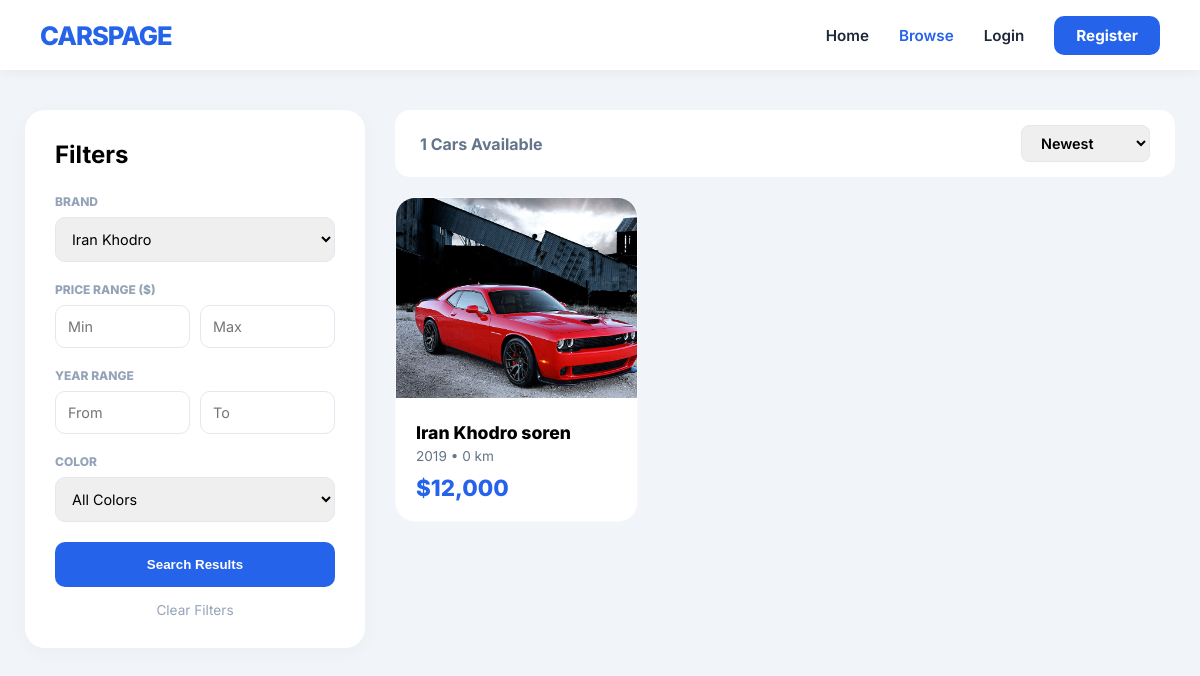
Screenshot of /search.php?brand=6 with the database file from the repository.
### tables this page shows
CREATE TABLE `cars` (
  `id` int(11) NOT NULL,
  `user_id` int(11) NOT NULL,
  `brand_id` int(11) NOT NULL,
  `model` varchar(50) NOT NULL,
  `year_produced` int(11) NOT NULL,
  `mileage` int(11) DEFAULT 0,
  `price` bigint(20) NOT NULL,
  `color` varchar(30) DEFAULT NULL,
  `description` text DEFAULT NULL,
  `city` varchar(50) DEFAULT NULL,
  `status` enum('available','sold','pending') DEFAULT 'available',
  `created_at` timestamp NOT NULL DEFAULT current_timestamp()
);

CREATE TABLE `brands` (
  `id` int(11) NOT NULL,
  `brand_name` varchar(50) NOT NULL
);

### search.php (the view, shortened to what this page needs)
<?php
include 'db.php';
$brand_id = $_GET['brand'] ?? '';
$min_price = $_GET['min_price'] ?? '';
$max_price = $_GET['max_price'] ?? '';
$min_year = $_GET['min_year'] ?? '';
$max_year = $_GET['max_year'] ?? '';
$sort = $_GET['sort'] ?? 'newest';
$query = "SELECT cars.*, brands.brand_name,
          (SELECT image_url FROM car_images WHERE car_id = cars.id LIMIT 1) as main_image
          FROM cars
          JOIN brands ON cars.brand_id = brands.id
          WHERE status = 'available'";
$params = [];
if ($brand_id != '') { $query .= " AND brand_id = ?"; $params[] = $brand_id; }
switch ($sort) {
    default: $query .= " ORDER BY created_at DESC"; break;
}
$stmt = $pdo->prepare($query);
$stmt->execute($params);
$results = $stmt->fetchAll();
$brands = $pdo->query("SELECT * FROM brands ORDER BY brand_name ASC")->fetchAll();
?>
<!DOCTYPE html>
<html lang="en">
<head>
</head>
<body>
<header>
    <a href="index.php" class="logo">CARSPAGE</a>
    <nav>
        <a href="index.php">Home</a>
        <a href="search.php" style="color:var(--primary)">Browse</a>
        <?php if(isset($_SESSION['user_id'])): ?>
            <a href="dashboard.php">Dashboard</a>
            <a href="post-ad.php" class="btn-post">+ Post Ad</a>
        <?php else: ?>
            <a href="login.php">Login</a>
            <a href="register.php" class="btn-post">Register</a>
        <?php endif; ?>
    </nav>
</header>
<div class="main-wrapper">
    <aside class="filter-sidebar">
        <h2 style="margin:0 0 25px 0;">Filters</h2>
        <form action="search.php" method="GET">
            <div class="filter-group">
                <label>Brand</label>
                <select name="brand">
                    <?php foreach($brands as $b): ?>
                        <option value="<?= $b['id'] ?>" <?= $brand_id == $b['id'] ? 'selected' : '' ?>><?= htmlspecialchars($b['brand_name']) ?></option>
                    <?php endforeach; ?>
                </select>
            </div>
            <div class="filter-group">
                <label>Price Range ($)</label>
                <div style="display:grid; grid-template-columns:1fr 1fr; gap:10px;">
                    <input type="number" name="min_price" placeholder="Min" value="<?= htmlspecialchars($min_price) ?>">
                    <input type="number" name="max_price" placeholder="Max" value="<?= htmlspecialchars($max_price) ?>">
                </div>
            </div>
            <div class="filter-group">
                <label>Year Range</label>
                <div style="display:grid; grid-template-columns:1fr 1fr; gap:10px;">
                    <input type="number" name="min_year" placeholder="From" value="<?= htmlspecialchars($min_year) ?>">
                    <input type="number" name="max_year" placeholder="To" value="<?= htmlspecialchars($max_year) ?>">
                </div>
            </div>
            <div class="filter-group">
                <label>Color</label>
                <select name="color">
                    <option value="">All Colors</option>
                </select>
            </div>
            <button type="submit" style="width:100%; padding:15px; background:var(--primary); color:white; border:none; border-radius:10px; font-weight:700; cursor:pointer;">Search Results</button>
            <a href="search.php" style="display:block; text-align:center; margin-top:15px; color:#94a3b8; text-decoration:none; font-size:0.85rem;">Clear Filters</a>
        </form>
    </aside>
    <main style="flex-grow:1;">
        <div class="results-header">
            <div style="font-weight:700; color:#64748b;"><?= count($results) ?> Cars Available</div>
            <form action="search.php" method="GET" onchange="this.submit()">
                <select name="sort" style="width:auto; padding:8px 15px; font-weight:600; border-radius:8px;">
                    <option value="newest" <?= $sort == 'newest' ? 'selected' : '' ?>>Newest</option>
                </select>
            </form>
        </div>
        <div class="results-grid">
            <?php foreach($results as $car): ?>
            <a href="car-details.php?id=<?= $car['id'] ?>" class="car-card">
                <img src="<?= $car['main_image'] ?? 'placeholder.jpg' ?>">
                <div class="car-body">
                    <div style="font-weight:800; font-size:1.1rem;"><?= htmlspecialchars($car['brand_name'] . ' ' . $car['model']) ?></div>
                    <div style="font-size:0.85rem; color:#64748b; margin-top:5px;"><?= $car['year_produced'] ?> • <?= number_format($car['mileage']) ?> km</div>
                    <div class="car-price">$<?= number_format($car['price']) ?></div>
                </div>
            </a>
            <?php endforeach; ?>
        </div>
    </main>
</div>
</body>
</html>

### search.php (style rules this page uses)
:root { --primary: #2563eb; --dark: #1e293b; --light: #f1f5f9; --border: #e2e8f0; }
body { font-family: 'Inter', sans-serif; background: var(--light); margin: 0; padding: 0; }
header { background: white; height: 70px; padding: 0 40px; display: flex; justify-content: space-between; align-items: center; box-shadow: 0 2px 10px rgba(0,0,0,0.05); position: sticky; top: 0; z-index: 1000; }
.logo { font-size: 1.6rem; font-weight: 800; color: var(--primary); text-decoration: none; letter-spacing: -1px; }
nav { display: flex; align-items: center; gap: 30px; }
nav a { text-decoration: none; color: var(--dark); font-weight: 600; font-size: 0.95rem; transition: color 0.2s; }
.btn-post { background: var(--primary); color: white !important; padding: 10px 22px; border-radius: 10px; font-weight: 700; transition: transform 0.2s, background 0.2s; }
.main-wrapper { max-width: 1350px; margin: 40px auto; padding: 0 25px; display: flex; gap: 30px; }
.filter-sidebar { width: 280px; flex-shrink: 0; background: white; padding: 30px; border-radius: 20px; box-shadow: 0 4px 20px rgba(0,0,0,0.03); }
.filter-group { margin-bottom: 20px; }
label { display: block; font-size: 0.75rem; font-weight: 800; color: #94a3b8; text-transform: uppercase; margin-bottom: 8px; }
input, select { width: 100%; padding: 12px; border: 1.5px solid var(--border); border-radius: 10px; font-family: inherit; font-size: 0.9rem; box-sizing: border-box; }
.results-header { display: flex; justify-content: space-between; align-items: center; margin-bottom: 20px; background: white; padding: 15px 25px; border-radius: 15px; }
.results-grid { display: grid; grid-template-columns: repeat(3, 1fr); gap: 25px; }
.car-card { background: white; border-radius: 20px; overflow: hidden; text-decoration: none; color: inherit; transition: 0.3s; border: 1px solid rgba(0,0,0,0.02); }
.car-card img { width: 100%; height: 200px; object-fit: cover; }
.car-body { padding: 20px; }
.car-price { font-size: 1.4rem; font-weight: 800; color: var(--primary); margin-top: 10px; }

### rows the page displays
cars: brand+model "Iran Khodro soren", year_produced "2019", mileage "0", price "12,000"

### other values shown
count($results) "1"
form field brand "Iran Khodro"
